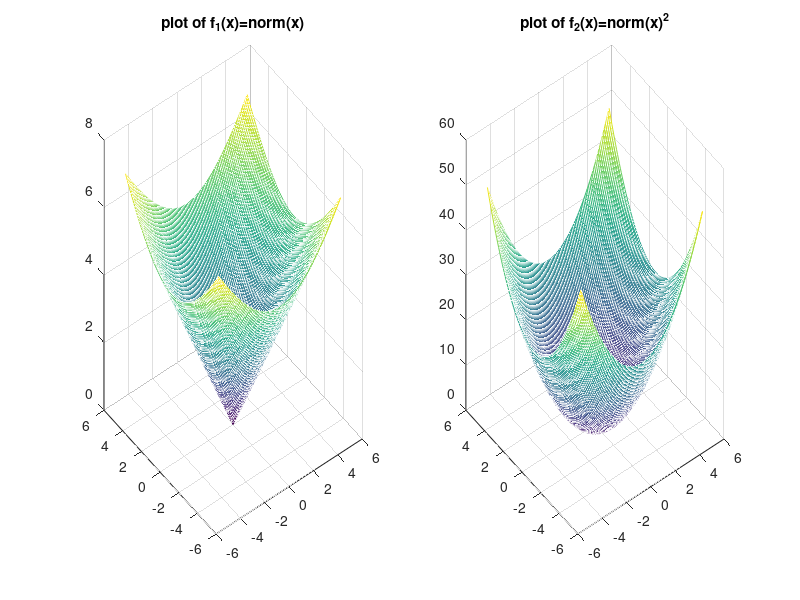

MATLAB code for this plot:
clear, clc, close all;
x_1=-5:.1:5;
x_2=x_1;
[~,size]=size(x_1);
[x,y]=meshgrid(x_1,x_2);


for i=1:size
    for j=1:size
        tmp=[x(i,j); y(i,j)];
        f_1(i,j)=norm(tmp);
        f_2(i,j)=norm(tmp)^2;
    end
    
end

figure(1)

subplot(1,2,1)
mesh(x,y,f_1)
title("plot of f_1(x)=norm(x)")

subplot(1,2,2)
mesh(x,y,f_2)
title("plot of f_2(x)=norm(x)^2")
